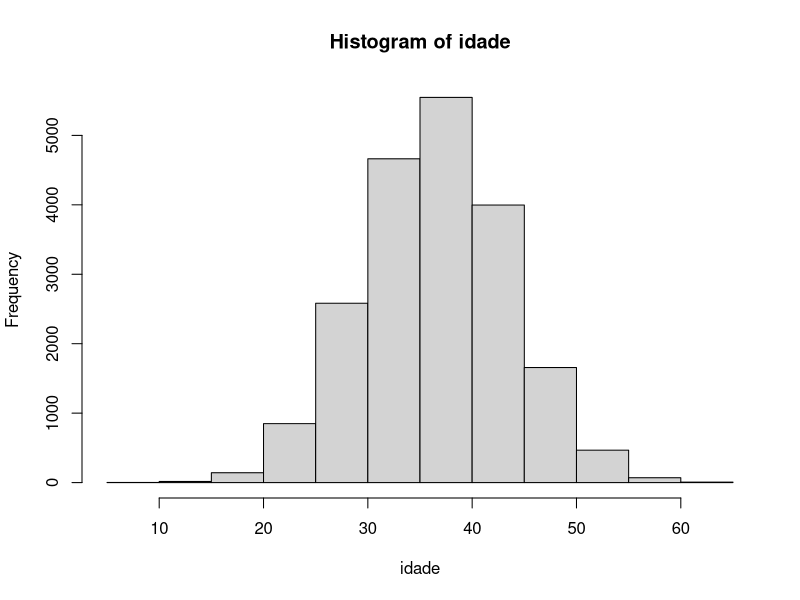

Write the R code that produced this figure.
# setando obsevacoes, amostras, media e desvio padrao.
observacoes <- 20000
amostra <- 20000
media <- 37
desvio_padrao <- 7

# settando seed de geração pseudorandomica
set.seed(1234)

# randomizando valores
idade <- abs(round(rnorm(amostra, media, desvio_padrao), 0))

# visualizando distribuição normal
hist(idade)
